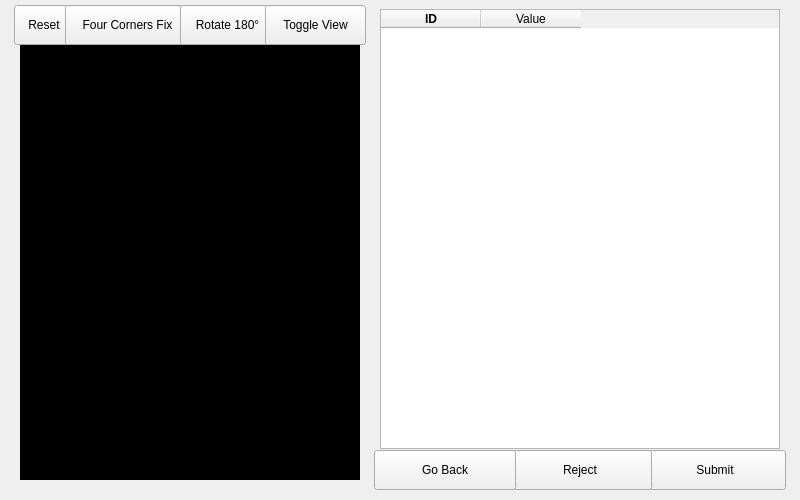
<?xml version="1.0" encoding="UTF-8"?>
<ui version="4.0">
 <class>ClooneyScanner</class>
 <widget class="QMainWindow" name="ClooneyScanner">
  <property name="geometry">
   <rect>
    <x>0</x>
    <y>0</y>
    <width>800</width>
    <height>500</height>
   </rect>
  </property>
  <property name="sizePolicy">
   <sizepolicy hsizetype="Fixed" vsizetype="Fixed">
    <horstretch>0</horstretch>
    <verstretch>0</verstretch>
   </sizepolicy>
  </property>
  <property name="minimumSize">
   <size>
    <width>800</width>
    <height>500</height>
   </size>
  </property>
  <property name="maximumSize">
   <size>
    <width>800</width>
    <height>500</height>
   </size>
  </property>
  <property name="windowTitle">
   <string>Clooney Scanner</string>
  </property>
  <widget class="QWidget" name="centralwidget">
   <widget class="QTableWidget" name="data_preview">
    <property name="geometry">
     <rect>
      <x>380</x>
      <y>9</y>
      <width>400</width>
      <height>440</height>
     </rect>
    </property>
    <property name="styleSheet">
     <string notr="true"/>
    </property>
    <property name="columnCount">
     <number>2</number>
    </property>
    <attribute name="horizontalHeaderCascadingSectionResizes">
     <bool>false</bool>
    </attribute>
    <column>
     <property name="text">
      <string notr="true">ID</string>
     </property>
     <property name="font">
      <font>
       <weight>75</weight>
       <bold>true</bold>
      </font>
     </property>
    </column>
    <column>
     <property name="text">
      <string>Value</string>
     </property>
    </column>
   </widget>
   <widget class="QPushButton" name="submit_button">
    <property name="geometry">
     <rect>
      <x>644</x>
      <y>450</y>
      <width>142</width>
      <height>40</height>
     </rect>
    </property>
    <property name="toolTip">
     <string>Submit the scan and approve the data.</string>
    </property>
    <property name="text">
     <string>Submit</string>
    </property>
    <property name="autoDefault">
     <bool>false</bool>
    </property>
    <property name="default">
     <bool>false</bool>
    </property>
    <property name="flat">
     <bool>false</bool>
    </property>
   </widget>
   <widget class="QPushButton" name="reject_button">
    <property name="geometry">
     <rect>
      <x>508</x>
      <y>450</y>
      <width>144</width>
      <height>40</height>
     </rect>
    </property>
    <property name="toolTip">
     <string>Reject the scan and get a new one.</string>
    </property>
    <property name="text">
     <string>Reject</string>
    </property>
   </widget>
   <widget class="QLabel" name="scan_preview">
    <property name="geometry">
     <rect>
      <x>20</x>
      <y>40</y>
      <width>340</width>
      <height>440</height>
     </rect>
    </property>
    <property name="styleSheet">
     <string notr="true">background: #000</string>
    </property>
    <property name="text">
     <string/>
    </property>
   </widget>
   <widget class="QLabel" name="filepath_label">
    <property name="geometry">
     <rect>
      <x>20</x>
      <y>480</y>
      <width>340</width>
      <height>13</height>
     </rect>
    </property>
    <property name="font">
     <font>
      <pointsize>10</pointsize>
     </font>
    </property>
    <property name="text">
     <string/>
    </property>
   </widget>
   <widget class="QPushButton" name="refresh_button">
    <property name="geometry">
     <rect>
      <x>14</x>
      <y>5</y>
      <width>60</width>
      <height>40</height>
     </rect>
    </property>
    <property name="sizePolicy">
     <sizepolicy hsizetype="Fixed" vsizetype="Fixed">
      <horstretch>0</horstretch>
      <verstretch>0</verstretch>
     </sizepolicy>
    </property>
    <property name="text">
     <string notr="true">Reset</string>
    </property>
    <property name="iconSize">
     <size>
      <width>30</width>
      <height>30</height>
     </size>
    </property>
    <property name="autoDefault">
     <bool>false</bool>
    </property>
    <property name="default">
     <bool>false</bool>
    </property>
    <property name="flat">
     <bool>false</bool>
    </property>
   </widget>
   <widget class="QPushButton" name="four_corners_button">
    <property name="geometry">
     <rect>
      <x>65</x>
      <y>5</y>
      <width>125</width>
      <height>40</height>
     </rect>
    </property>
    <property name="text">
     <string notr="true">Four Corners Fix</string>
    </property>
    <property name="iconSize">
     <size>
      <width>30</width>
      <height>30</height>
     </size>
    </property>
    <property name="autoDefault">
     <bool>false</bool>
    </property>
    <property name="default">
     <bool>false</bool>
    </property>
    <property name="flat">
     <bool>false</bool>
    </property>
   </widget>
   <widget class="QPushButton" name="go_back_button">
    <property name="geometry">
     <rect>
      <x>374</x>
      <y>450</y>
      <width>142</width>
      <height>40</height>
     </rect>
    </property>
    <property name="toolTip">
     <string>Reject the scan and get a new one.</string>
    </property>
    <property name="text">
     <string>Go Back</string>
    </property>
   </widget>
   <widget class="QPushButton" name="rotate_180_button">
    <property name="geometry">
     <rect>
      <x>180</x>
      <y>5</y>
      <width>95</width>
      <height>40</height>
     </rect>
    </property>
    <property name="sizePolicy">
     <sizepolicy hsizetype="Fixed" vsizetype="Fixed">
      <horstretch>0</horstretch>
      <verstretch>0</verstretch>
     </sizepolicy>
    </property>
    <property name="text">
     <string notr="true">Rotate 180°</string>
    </property>
    <property name="iconSize">
     <size>
      <width>30</width>
      <height>30</height>
     </size>
    </property>
    <property name="autoDefault">
     <bool>false</bool>
    </property>
    <property name="default">
     <bool>false</bool>
    </property>
    <property name="flat">
     <bool>false</bool>
    </property>
   </widget>
   <widget class="QPushButton" name="toggle_view_button">
    <property name="geometry">
     <rect>
      <x>265</x>
      <y>5</y>
      <width>101</width>
      <height>40</height>
     </rect>
    </property>
    <property name="sizePolicy">
     <sizepolicy hsizetype="Fixed" vsizetype="Fixed">
      <horstretch>0</horstretch>
      <verstretch>0</verstretch>
     </sizepolicy>
    </property>
    <property name="text">
     <string notr="true">Toggle View</string>
    </property>
    <property name="iconSize">
     <size>
      <width>30</width>
      <height>30</height>
     </size>
    </property>
    <property name="autoDefault">
     <bool>false</bool>
    </property>
    <property name="default">
     <bool>false</bool>
    </property>
    <property name="flat">
     <bool>false</bool>
    </property>
   </widget>
  </widget>
 </widget>
 <resources/>
 <connections/>
</ui>
